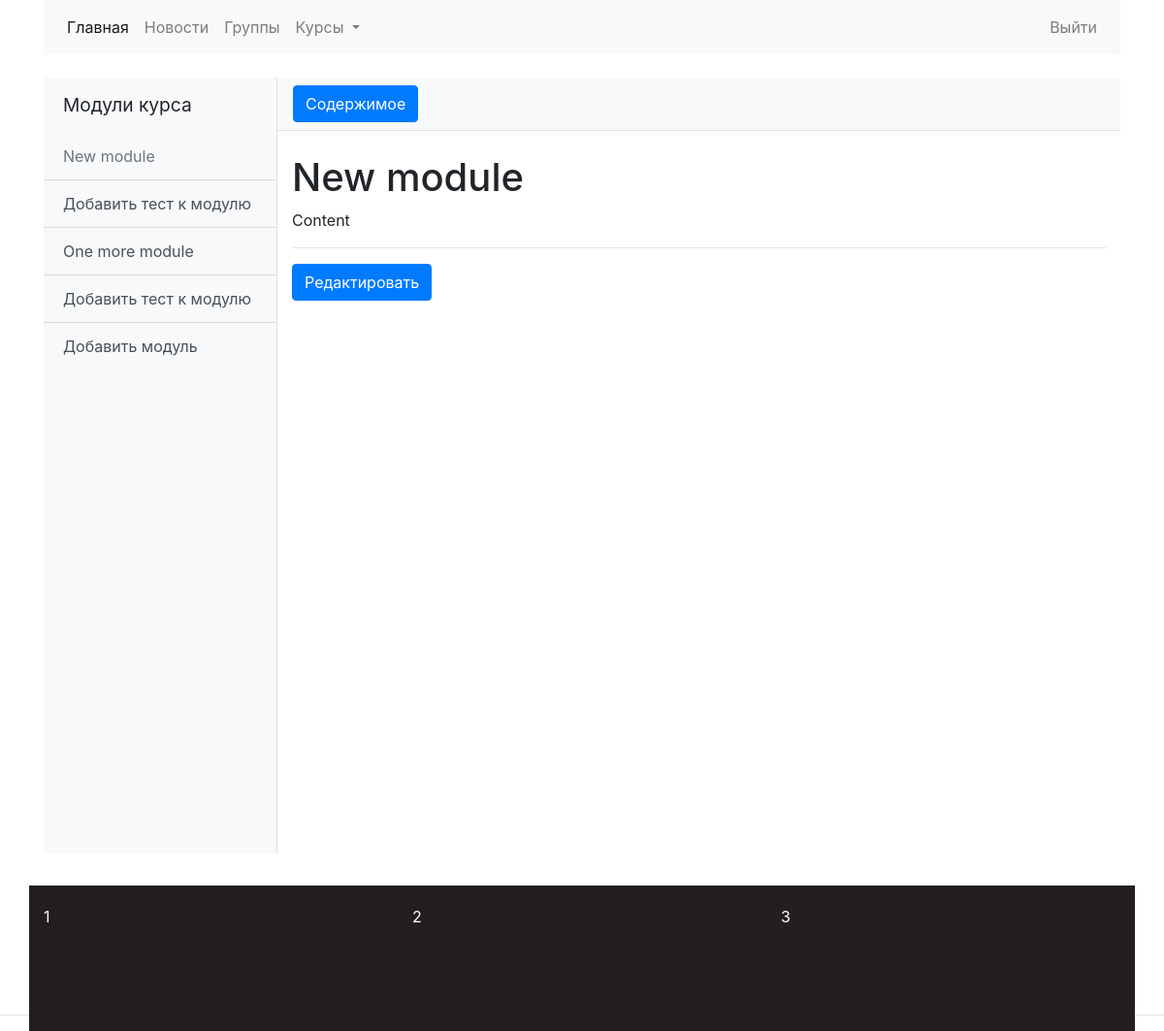
Before: /courses/module/4 (signed in) with the older database file.
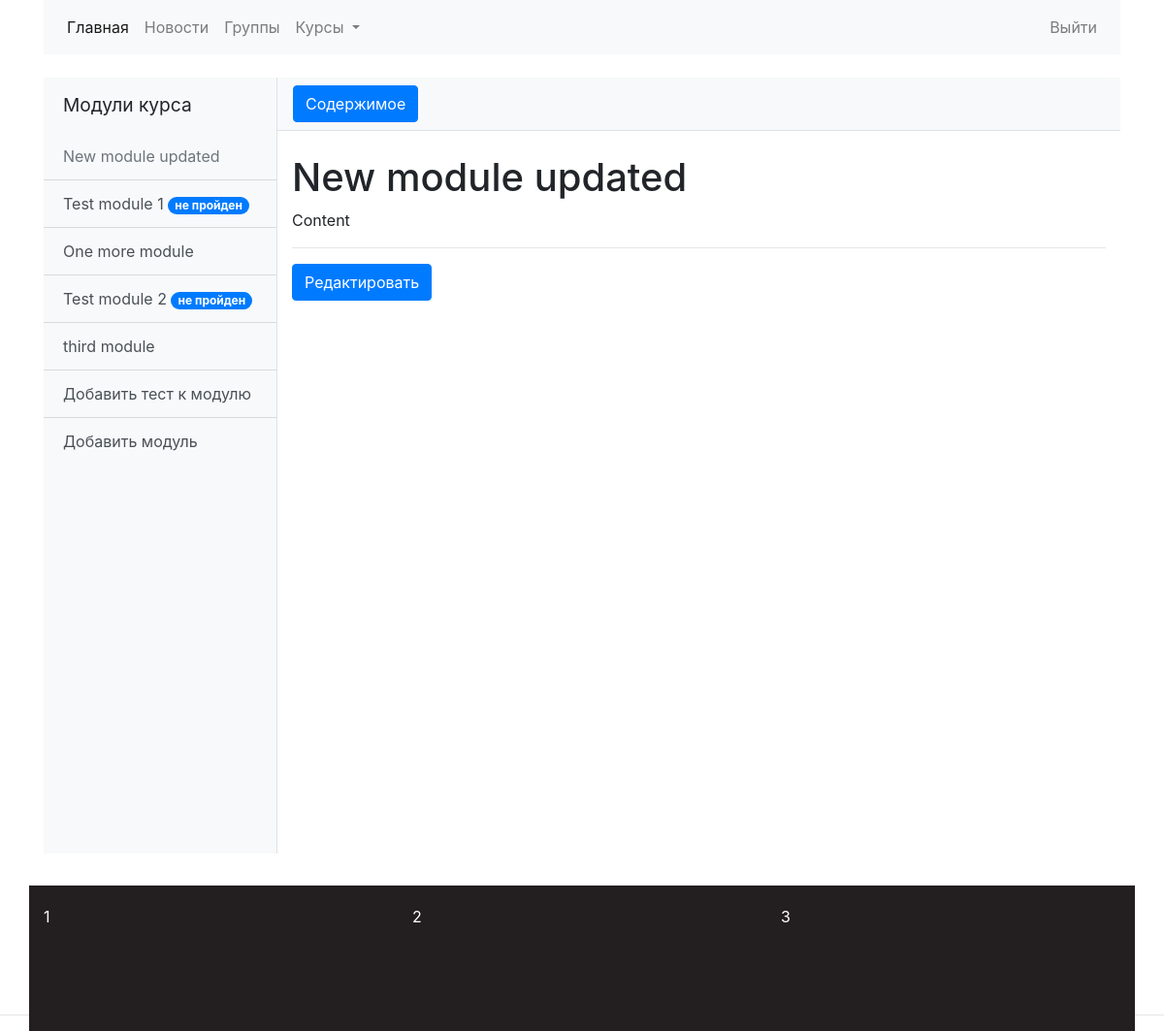
After: the same page with the newer database file.
### courses/models.py (models this page shows, shortened)
class CourseAbstractModel(models.Model):
    title = models.CharField(max_length=200, blank=False)
    slug = models.SlugField(max_length=200, unique=True)
    owner = models.ForeignKey(settings.AUTH_USER_MODEL, on_delete=models.CASCADE)
    create_date = models.DateTimeField(auto_now_add=True)
    update_date = models.DateTimeField(auto_now=True)
    class Meta:
        abstract = True
    def __str__(self):
        return self.title

class Module(CourseAbstractModel):
    course = models.ForeignKey(Course, on_delete=models.CASCADE)
    description = RichTextField(blank=True, null=True)
    content = RichTextUploadingField(blank=True, null=True)

class ModuleTest(CourseAbstractModel):
    module = models.OneToOneField(Module, on_delete=models.CASCADE)

### courses/views.py (the view)
# urls.py: path('module/<int:pk>', views.ModuleDetailView.as_view(), name='module_detail'),
class ModuleDetailView(LoginRequiredMixin, DetailView):
    model = models.Module
    context_object_name = 'module'
    template_name = 'courses/module/module_detail.html'

### courses/templatetags/user_filter.py (called while the page is built)
@register.filter(name="filter_for_user")
def filter_for_user(model, user):
    object = model.filter(user=user)
    if object.count() > 0:
        return object
    else:
        return None

### courses/templates/courses/module/module_detail.html (shortened to what this page needs)
{% extends 'index/base.html'%}
{% block body %}
{% with course=module.course %}
  <div class="d-flex" id="wrapper">
{% include 'courses/module_sidebar.html' %}
       <div id="page-content-wrapper">
      <nav class="navbar navbar-expand-lg navbar-light bg-light border-bottom">
        <button class="btn btn-primary" id="menu-toggle">Содержимое</button>
      </nav>
      <div class="container-fluid">
        <h1 class="mt-4">
            {{ module.title }}</h1>
          {{ module.content|safe }}
                      <hr>
            {% if user.is_staff %}
            <a href="{% url 'content_admin:module_update' pk=module.pk course_pk=course.pk %}" class="btn btn-primary">Редактировать</a>
            {% endif%}
      </div>
    </div>
{% endwith %}
{% endblock %}

### courses/templates/courses/module_sidebar.html
{% load user_filter %}
{% if course.module_set %}
<div class="bg-light border-right" id="sidebar-wrapper">
    <div class="sidebar-heading">Модули курса</div>
    <div class="list-group list-group-flush">
        {% for class_module in course.module_set.all %}
        <a href="{% url 'courses:module_detail' class_module.id %}" class="list-group-item list-group-item-action bg-light
                      {% if class_module == module %}disabled{% endif %}">
            {{ class_module }}
        </a>
        {% if class_module.moduletest %}
        <a href="{% url 'courses:module_test' class_module.moduletest.id %}"
           class="list-group-item list-group-item-action bg-light">{{ class_module.moduletest.title }}
            {% with test_status=class_module.moduletest.studentmoduleteststatus_set.all|filter_for_user:user %}
            {% if test_status.get.passed %}
            <span class="badge badge-success badge-pill">пройден</span>
            {% else %}
            <span class="badge badge-primary badge-pill">не пройден</span>
            {% endif %}
            {% endwith %}
        </a>
        {% else %}
            {% if user.is_staff %}
            <a href="{% url 'content_admin:module_test_create' course_pk=course.pk module_pk=class_module.pk %}"
               class="list-group-item list-group-item-action bg-light">
                Добавить тест к модулю
            </a>
            {% endif %}
        {% endif %}
        {% endfor %}
        {% if user.is_staff %}
        <a href="{% url 'content_admin:module_create' course_pk=course.pk %}"
           class="list-group-item list-group-item-action bg-light">
            Добавить модуль
        </a>
        {% endif%}
    </div>
</div>
{% endif %}

Changed rows visible on the page:
changed Module "Content": title "New module" → "New module updated"; moduletest (not shown) → "Test module 1"; text "Добавить тест к модулю" → "не пройден"
shown differently, row unchanged: Module "One more module": moduletest (not shown) → "Test module 2"; text "Добавить тест к модулю" → "не пройден"
added Module: title "third module", shows "Добавить тест к модулю"
